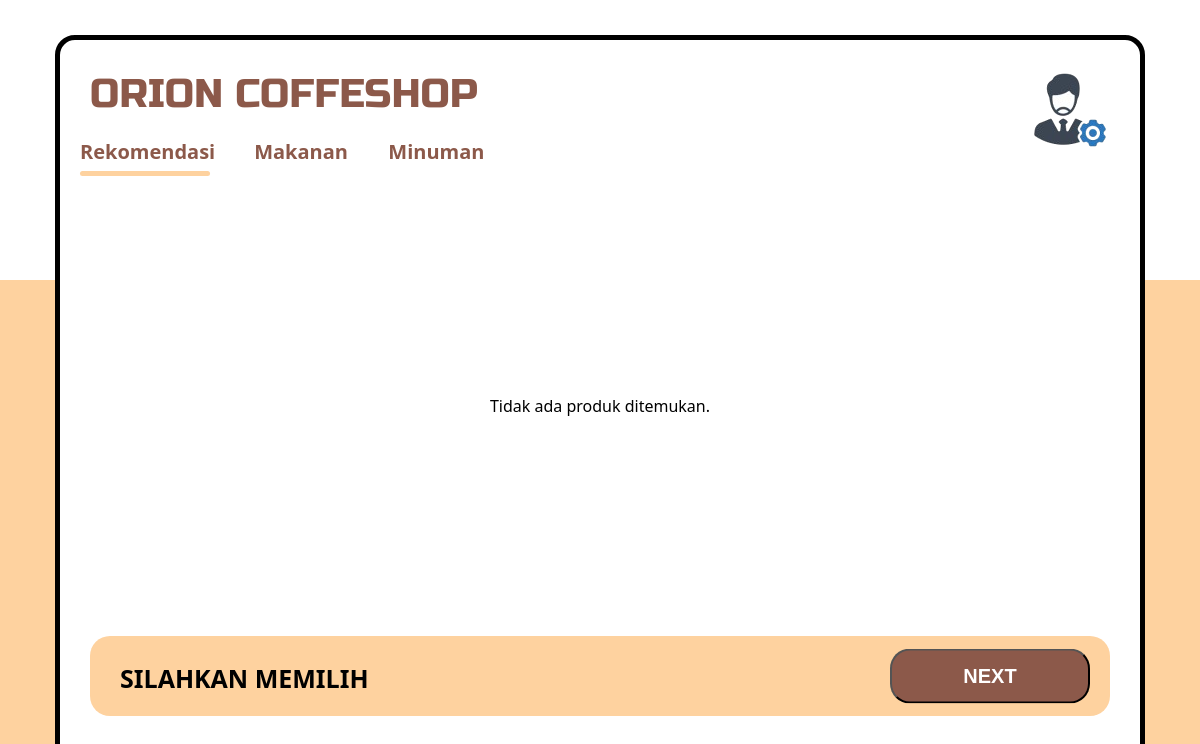
Before: / with the older database file.
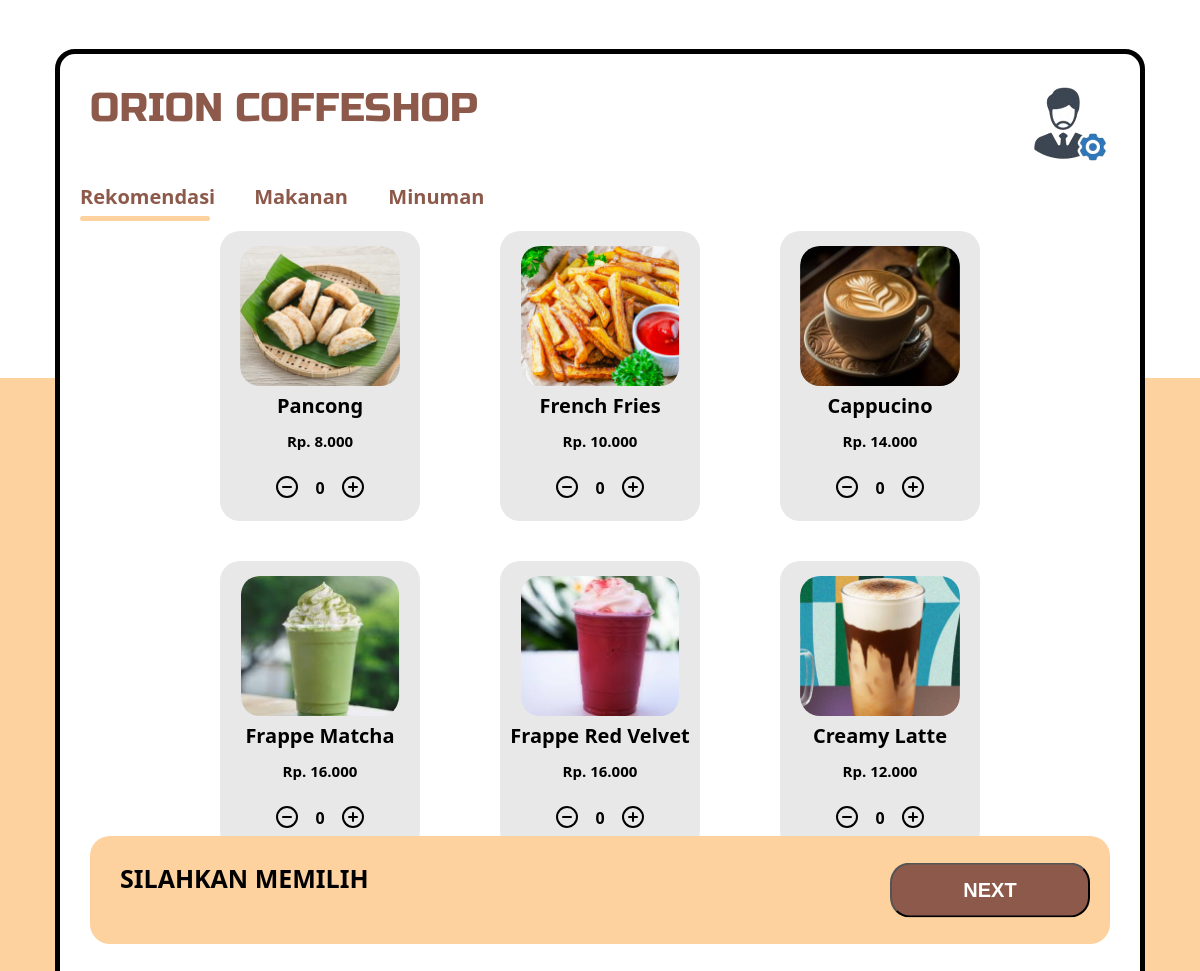
After: the same page with the newer database file.
### tables this page shows
CREATE TABLE `produk` (
  `id` int(11) NOT NULL,
  `id_makanan` varchar(255) NOT NULL,
  `nama_produk` varchar(255) NOT NULL,
  `harga` int(11) NOT NULL,
  `stok` int(5) NOT NULL,
  `gambar_produk` varchar(255) NOT NULL,
  `kategori` enum('makanan','minuman') NOT NULL,
  `rekomendasi` enum('iya','tidak') NOT NULL
);

### index.php (the view, shortened to what this page needs)
<!DOCTYPE html>
<html lang="en">
  <head>
    <link rel="stylesheet" href="style/menu.css" />
  </head>
  <body>
    <div class="container">
      <div class="box">
        <div class="header">
          <p>ORION COFFESHOP</p>
          <div class="admin">
            <a href="login.html">
              <img src="Image/admin.png" alt="" />
            </a>
          </div>
        </div>
        <nav class="navbar">
          <a href="index.php"><p>Rekomendasi</p></a>
          <a href="makanan.php"><p>Makanan</p></a>
          <a href="minuman.php"><p>Minuman</p></a>
          <div class = "animation start-index"></div>
        </nav>
        <div class="content">
          <div class="card-container">
          <?php
          include "crud/koneksi.php";
        $sql = "SELECT * FROM produk WHERE rekomendasi = 'iya' ORDER BY id ASC";
        $result = $koneksi->query($sql);
        if ($result->num_rows > 0) {
          while($row = $result->fetch_assoc()) {
              echo '<div class="card">';
              echo '<div class="produk">';
              echo '<img src="crud/images/' . htmlspecialchars($row['gambar_produk']) . '" alt="" />';
              echo '</div>';
              echo '<p class="nama-produk">' . $row['nama_produk'] . '</p>';
              echo '<p class="harga-produk">Rp. ' . number_format($row['harga'], 0, ',', '.') . '</p>';
              echo '<div class="pilihan">';
              echo '<button><i id="tambah" data-feather="minus-circle"></i></button>';
              echo '<p>0</p>';
              echo '<button><i id="kurang" data-feather="plus-circle"></i></button>';
              echo '</div>';
              echo '</div>';
          }
      } else {
          echo "Tidak ada produk ditemukan.";
      }
    ?>
    </div>
    </div>
    <div class="footer">
            <div class="total-box">
                <div class="total">
                    <p>SILAHKAN MEMILIH </p>
                    <a href="keranjang.html"><button>NEXT</button></a>
                </div>
            </div>
        </div>
    </div>
    </div>
  </body>
</html>

Changed rows visible on the page:
now on this page (row edited): produk: gambar_produk (picture), nama_produk "Pancong", harga "8.000"
added produk: gambar_produk (picture), nama_produk "French Fries", harga "10.000"
added produk: gambar_produk (picture), nama_produk "Cappucino", harga "14.000"
added produk: gambar_produk (picture), nama_produk "Frappe Matcha", harga "16.000"
added produk: gambar_produk (picture), nama_produk "Frappe Red Velvet", harga "16.000"
added produk: gambar_produk (picture), nama_produk "Creamy Latte", harga "12.000"
Other visible differences:
text no longer shown: "Tidak ada produk ditemukan."
